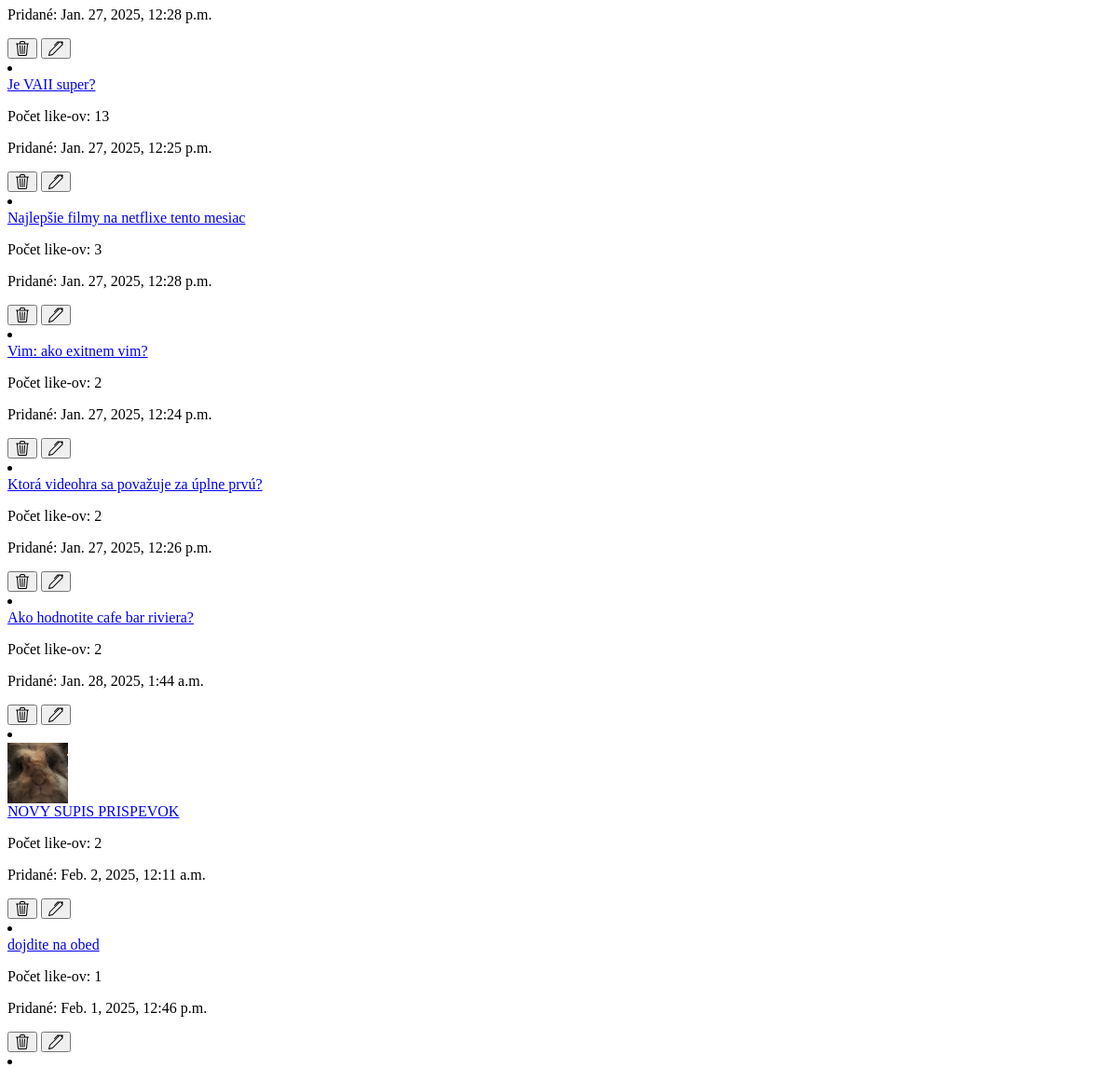
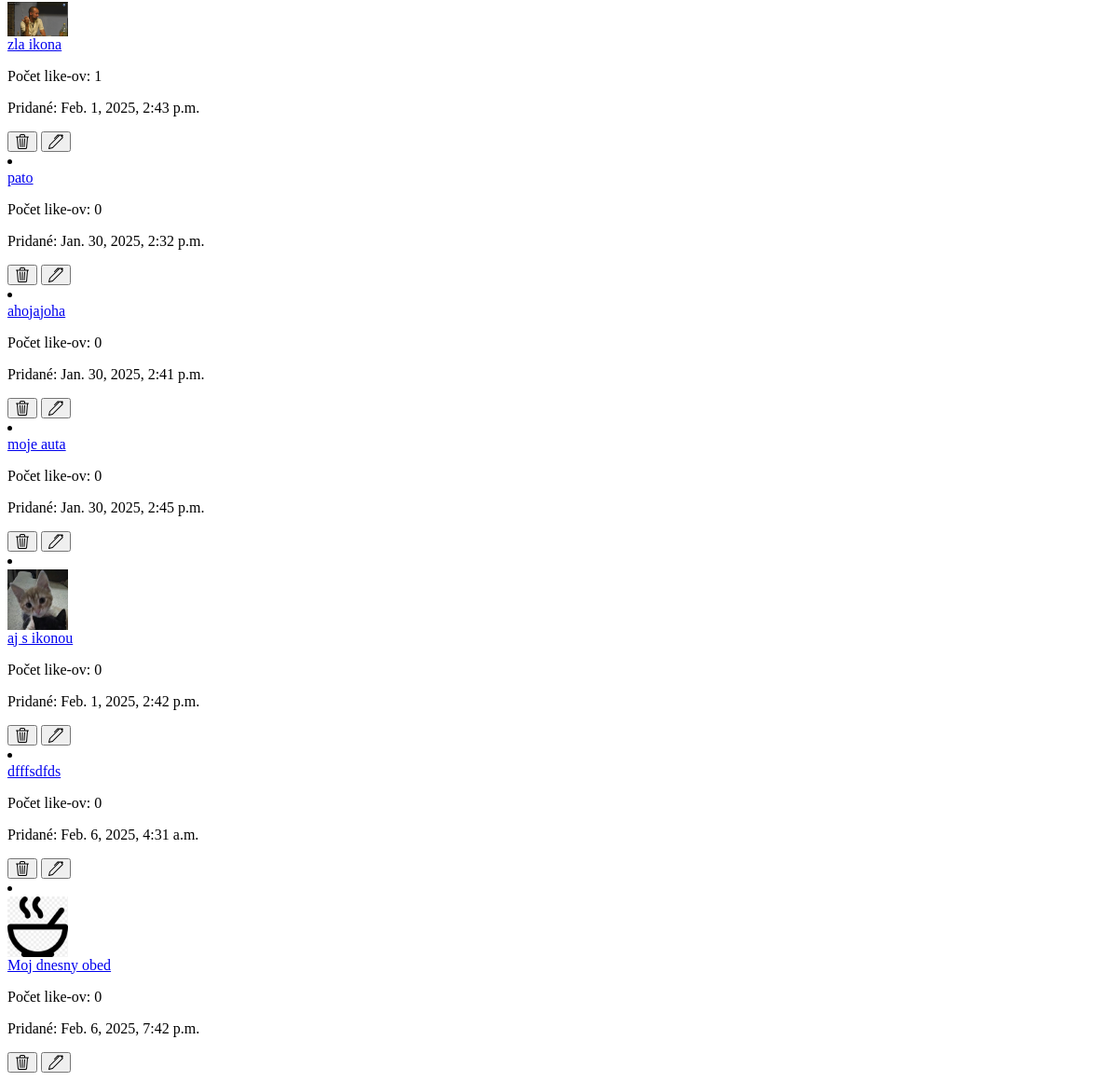
The app's page /my-posts/sort/ (signed in, lower part), older data (2 pictures, top to bottom).
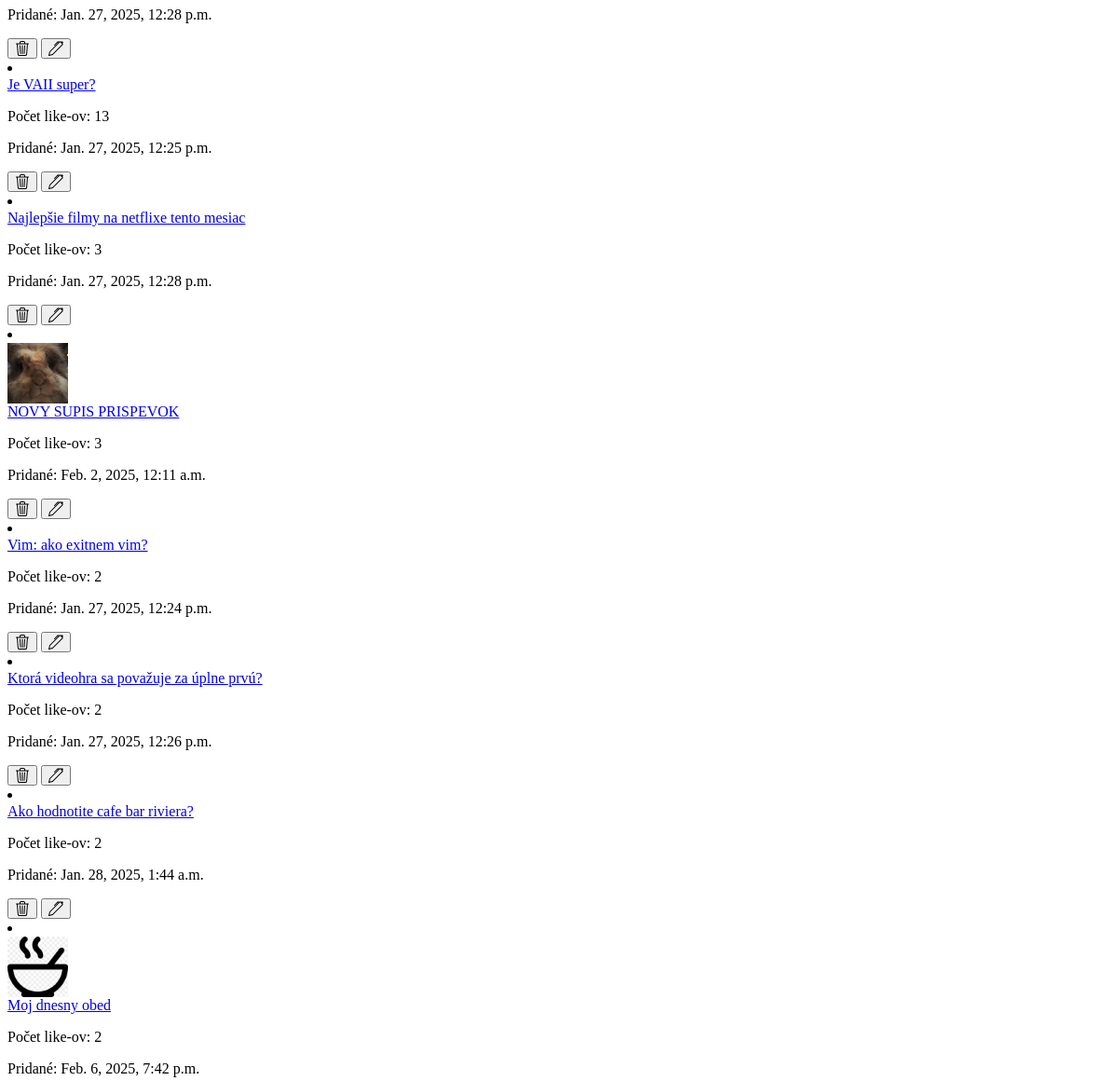
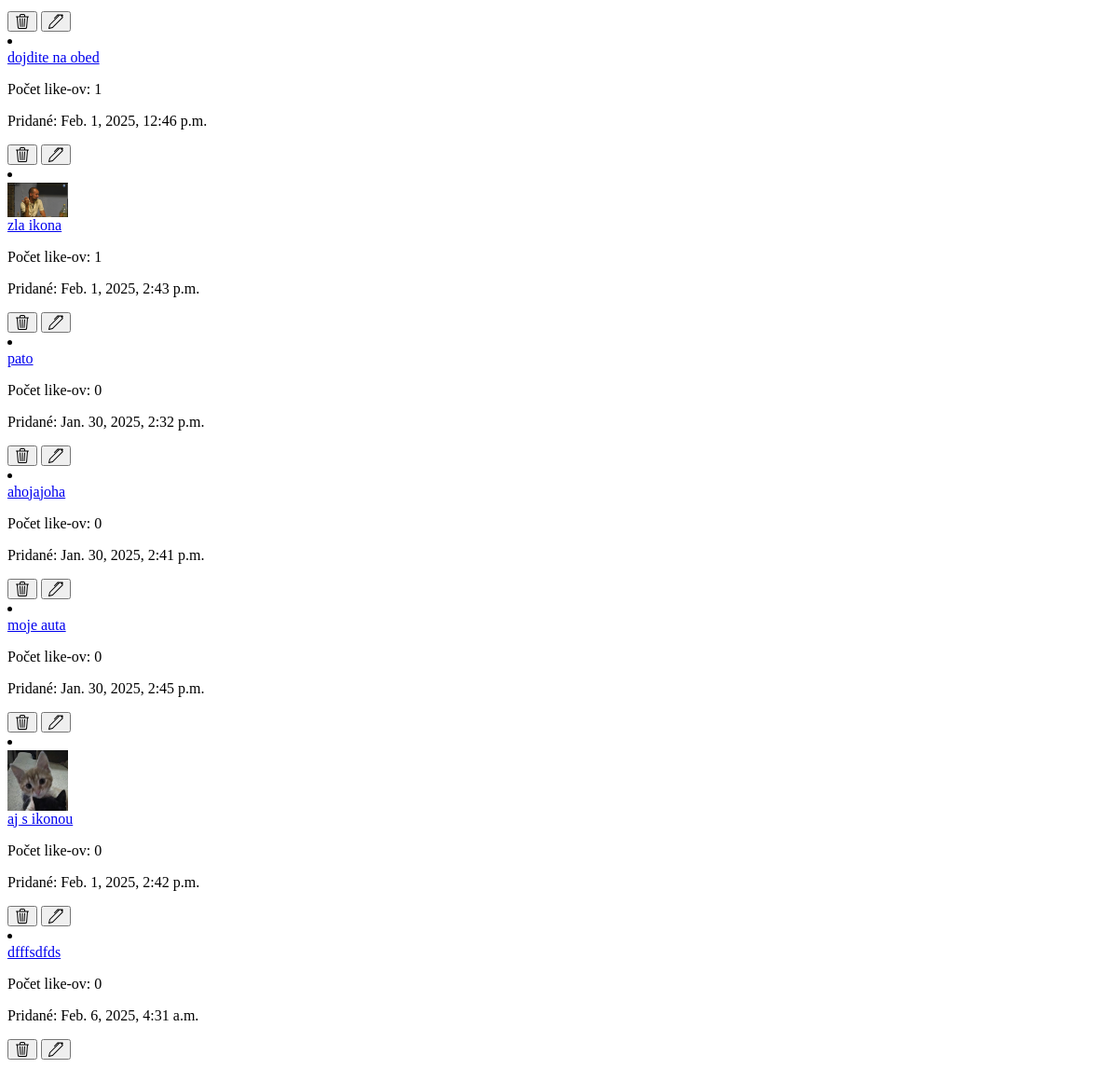
The same page, newer data (2 pictures, top to bottom).
### forum/models.py (models this page shows, shortened)
class Post(models.Model):
    title = models.CharField(max_length=255)
    created_at = models.DateTimeField(auto_now_add=True)
    created_by = models.ForeignKey(User, on_delete=models.CASCADE)
    like_count = models.PositiveIntegerField(default=0)
    content = models.TextField()
    category = models.CharField(max_length=50, default='other', null=False, blank=True)
    icon = models.ImageField(upload_to='post_pics', null=True, blank=True)
    def get_absolute_url(self):
        return reverse('forum:post_detail', args=[str(self.id)])

### forum/views.py (the view)
# urls.py: path('my-posts/sort/', views.sort_my_posts, name='sort_my_posts'),
@login_required
def sort_my_posts(request):
    sort_by = request.GET.get('sort_by')
    if request.user.is_superuser:
        posts = Post.objects.all()
    else:
        posts = Post.objects.filter(created_by_id=request.user.id)
    if sort_by == "descending_date":
        sorted_posts = posts.order_by('-created_at')
    elif sort_by == "ascending_date":
        sorted_posts = posts.order_by('created_at')
    else:
        sorted_posts = posts.order_by('-like_count')
    return render(request, 'forum/partials/my_posts_list.html', {'posts': sorted_posts})

### forum/templates/forum/partials/my_posts_list.html (shortened to what this page needs)
<div class="container">
    <div class="mt-4 my-5">
        <div class="list-group">
            {% if posts %}
                {% for post in posts %}
                    <li class="list-group-item list-group-item-action position-relative">
                        <div class="d-flex align-items-start h-100">
                            {% if post.icon %}
                                <div class="flex-shrink-0">
                                    <img src="{{ post.icon.url }}"
                                         width="65"
                                         alt="post_icon"
                                         class="h-auto rounded">
                                </div>
                            {% endif %}
                            <div class="flex-grow-1 ms-3 overflow-hidden">
                                <a href="{{ post.get_absolute_url }}" class="fs-2 text-decoration-none">{{ post.title }}</a>
                                <p class="mb-1">Počet like-ov: {{ post.like_count }}</p>
                                <p>Pridané: {{ post.created_at }}</p>
                            </div>
                            <div class="d-flex gap-2 ms-2">
                                <button type="button" class="btn btn-danger"
                                        hx-trigger="click"
                                        hx-post="{% url 'forum:delete_my_post' %}"
                                        hx-target="#my-posts-list"
                                        hx-vals='{"post_id": "{{ post.id }}"}'
                                        hx-headers='{"X-CSRFToken": "{{ csrf_token }}"}'>
                                </button>
                                <button class="btn btn-secondary my-post-edit-btn" data-id-post="{{ post.id }}" data-post-content="{{ post.content }}">
                                </button>
                            </div>
                        </div>
                    </li>
                {% endfor %}
            {% else %}
                <p>Žiaden príspevok nespadá do vybratej kategórie</p>
            {% endif %}
        </div>
    </div>
</div>

Row changes from the older to the newer data that the page shows:
changed Post "NOVY SUPIS PRISPEVOK": like_count "2" → "3"; moves up the list
changed Post "Moj dnesny obed": like_count "0" → "2"; moves up the list
